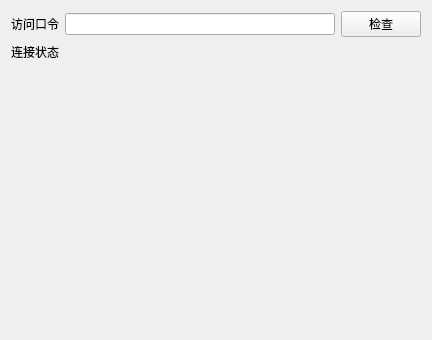
<?xml version="1.0" encoding="UTF-8"?>
<ui version="4.0">
 <class>Form</class>
 <widget class="QWidget" name="Form">
  <property name="geometry">
   <rect>
    <x>0</x>
    <y>0</y>
    <width>432</width>
    <height>340</height>
   </rect>
  </property>
  <property name="windowTitle">
   <string>Form</string>
  </property>
  <layout class="QVBoxLayout" name="verticalLayout_2">
   <item>
    <layout class="QHBoxLayout" name="horizontalLayout_2">
     <item>
      <widget class="QLabel" name="label">
       <property name="text">
        <string>访问口令</string>
       </property>
      </widget>
     </item>
     <item>
      <widget class="QLineEdit" name="token_edit"/>
     </item>
     <item>
      <widget class="QPushButton" name="check_token_btn">
       <property name="text">
        <string>检查</string>
       </property>
      </widget>
     </item>
    </layout>
   </item>
   <item>
    <layout class="QHBoxLayout" name="horizontalLayout_3" stretch="0,1">
     <item>
      <widget class="QLabel" name="label_3">
       <property name="text">
        <string>连接状态</string>
       </property>
       <property name="alignment">
        <set>Qt::AlignmentFlag::AlignLeading|Qt::AlignmentFlag::AlignLeft|Qt::AlignmentFlag::AlignTop</set>
       </property>
      </widget>
     </item>
     <item>
      <widget class="QLabel" name="connect_server_info">
       <property name="text">
        <string/>
       </property>
       <property name="alignment">
        <set>Qt::AlignmentFlag::AlignLeading|Qt::AlignmentFlag::AlignLeft|Qt::AlignmentFlag::AlignTop</set>
       </property>
       <property name="wordWrap">
        <bool>true</bool>
       </property>
      </widget>
     </item>
    </layout>
   </item>
   <item>
    <spacer name="verticalSpacer">
     <property name="orientation">
      <enum>Qt::Orientation::Vertical</enum>
     </property>
     <property name="sizeHint" stdset="0">
      <size>
       <width>20</width>
       <height>40</height>
      </size>
     </property>
    </spacer>
   </item>
  </layout>
 </widget>
 <resources/>
 <connections/>
</ui>
